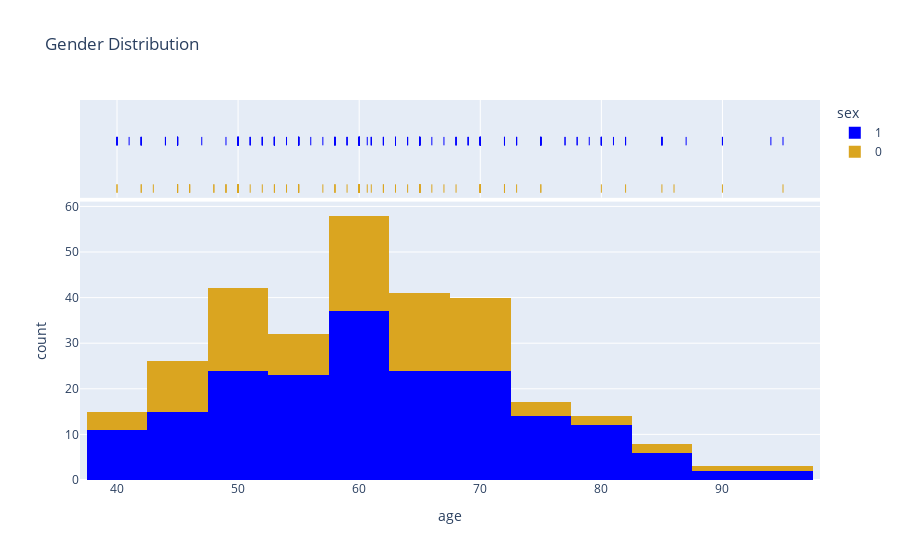

The notebook cell saved with this chart:
### Markdown cell above
From the histogram above, we can say the spread is high between 45 and 75 while is significantly low below 40 years old and above 75. The highest group age seems to be around 60 years old.

### Code cell
# Now, let's take a look at age and gender distribution together.
fig = px.histogram(df, x="age", color="sex", marginal="rug", 
                         hover_data=df.columns, title='Gender Distribution', color_discrete_sequence=["blue", "goldenrod"])
fig.show()

### Figure 1 — Plotly figure (JSON) as saved in the notebook; plotly's stock layout.template omitted (floating-point values rounded to 4 significant figures; data arrays with more than 128 entries replaced by an {"elided": "..."} marker saying what was removed)
{"data": [{"alignmentgroup": "True", "bingroup": "x", "hovertemplate": "sex=1<br>age=%{x}<br>count=%{y}<extra></extra>", "legendgroup": "1", "marker": {"color": "blue"}, "name": "1", "offsetgroup": "1", "orientation": "v", "showlegend": true, "type": "histogram", "x": {"elided": "194 float values"}, "xaxis": "x", "yaxis": "y"}, {"alignmentgroup": "True", "boxpoints": "all", "customdata": {"elided": "194x13 float values"}, "fillcolor": "rgba(255,255,255,0)", "hoveron": "points", "hovertemplate": "sex=%{customdata[9]}<br>age=%{customdata[0]}<br>anaemia=%{customdata[1]}<br>creatinine_phosphokinase=%{customdata[2]}<br>diabetes=%{customdata[3]}<br>ejection_fraction=%{customdata[4]}<br>high_blood_pressure=%{customdata[5]}<br>platelets=%{customdata[6]}<br>serum_creatinine=%{customdata[7]}<br>serum_sodium=%{customdata[8]}<br>smoking=%{customdata[10]}<br>time=%{customdata[11]}<br>DEATH_EVENT=%{customdata[12]}<extra></extra>", "jitter": 0, "legendgroup": "1", "line": {"color": "rgba(255,255,255,0)"}, "marker": {"color": "blue", "symbol": "line-ns-open"}, "name": "1", "offsetgroup": "1", "showlegend": false, "type": "box", "x": {"elided": "194 float values"}, "xaxis": "x2", "yaxis": "y2"}, {"alignmentgroup": "True", "bingroup": "x", "hovertemplate": "sex=0<br>age=%{x}<br>count=%{y}<extra></extra>", "legendgroup": "0", "marker": {"color": "goldenrod"}, "name": "0", "offsetgroup": "0", "orientation": "v", "showlegend": true, "type": "histogram", "x": [65, 65, 49, 70, 48, 65, 65, 75, 95, 50, 50, 82, 60, 50, 60, 57, 53, 60, 70, 60, 50, 45, 42, 70, 70, 55, 70, 60, 59, 42, 58, 70, 60, 63, 60, 72, 70, 58, 60, 85, 65, 86, 66, 60, 60, 43, 46, 58, 46, 65, 62, 46, 50, 61, 72, 65, 52, 50, 80, 65, 70, 49, 50, 60, 60.67, 40, 64, 45, 65, 50, 50, 40, 60, 49, 48, 70, 54, 55, 75, 65, 72, 60, 65, 70, 73, 53, 50, 55, 70, 65, 62, 68, 45, 51, 67, 45, 70, 50, 55, 45, 65, 90, 45, 55, 45], "xaxis": "x", "yaxis": "y"}, {"alignmentgroup": "True", "boxpoints": "all", "customdata": {"elided": "105x13 float values"}, "fillcolor": "rgba(255,255,255,0)", "hoveron": "points", "hovertemplate": "sex=%{customdata[9]}<br>age=%{customdata[0]}<br>anaemia=%{customdata[1]}<br>creatinine_phosphokinase=%{customdata[2]}<br>diabetes=%{customdata[3]}<br>ejection_fraction=%{customdata[4]}<br>high_blood_pressure=%{customdata[5]}<br>platelets=%{customdata[6]}<br>serum_creatinine=%{customdata[7]}<br>serum_sodium=%{customdata[8]}<br>smoking=%{customdata[10]}<br>time=%{customdata[11]}<br>DEATH_EVENT=%{customdata[12]}<extra></extra>", "jitter": 0, "legendgroup": "0", "line": {"color": "rgba(255,255,255,0)"}, "marker": {"color": "goldenrod", "symbol": "line-ns-open"}, "name": "0", "offsetgroup": "0", "showlegend": false, "type": "box", "x": [65, 65, 49, 70, 48, 65, 65, 75, 95, 50, 50, 82, 60, 50, 60, 57, 53, 60, 70, 60, 50, 45, 42, 70, 70, 55, 70, 60, 59, 42, 58, 70, 60, 63, 60, 72, 70, 58, 60, 85, 65, 86, 66, 60, 60, 43, 46, 58, 46, 65, 62, 46, 50, 61, 72, 65, 52, 50, 80, 65, 70, 49, 50, 60, 60.67, 40, 64, 45, 65, 50, 50, 40, 60, 49, 48, 70, 54, 55, 75, 65, 72, 60, 65, 70, 73, 53, 50, 55, 70, 65, 62, 68, 45, 51, 67, 45, 70, 50, 55, 45, 65, 90, 45, 55, 45], "xaxis": "x2", "yaxis": "y2"}], "layout": {"barmode": "relative", "legend": {"title": {"text": "sex"}, "tracegroupgap": 0}, "title": {"text": "Gender Distribution"}, "xaxis": {"anchor": "y", "domain": [0, 1], "title": {"text": "age"}}, "xaxis2": {"anchor": "y2", "domain": [0, 1], "matches": "x", "showgrid": true, "showticklabels": false}, "yaxis": {"anchor": "x", "domain": [0, 0.7326], "title": {"text": "count"}}, "yaxis2": {"anchor": "x2", "domain": [0.7426, 1], "matches": "y2", "showgrid": false, "showline": false, "showticklabels": false, "ticks": ""}}}
